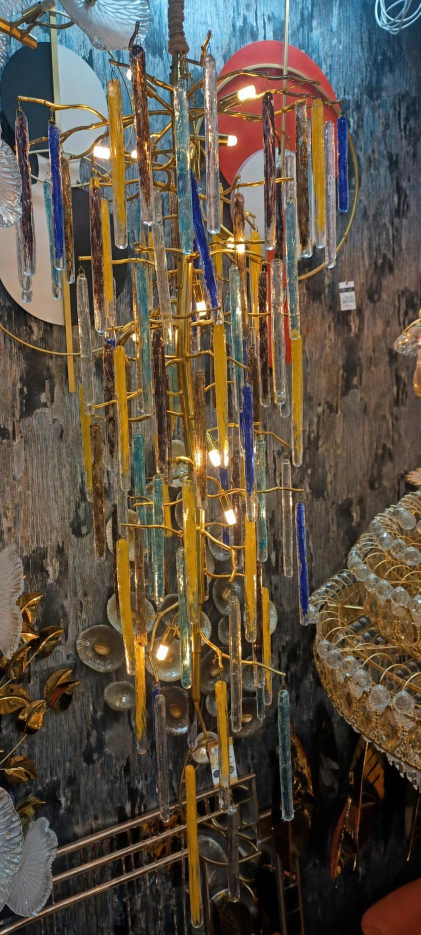
#> input picture Traitement des images/cleaned_images/2241-60x180.jpg, 841 x 1870 px (shown at 1/2 size); its folder holds only this picture in this run
$ python process_product_image.py ../cleaned_images
#> lines starting #> are read from the running program, lines starting #| are printed output that depends on the picture; after the words box and inside, x2 and y2 are one past the last pixel; in counts of white or black regions, pixels touching at a corner belong together
import argparse
import csv
import re
from pathlib import Path

import cv2
import numpy as np
import pytesseract


# ---------------------------------------------------------
# CONFIG TESSERACT WINDOWS
# ---------------------------------------------------------
# Si tu es sur Windows et que Tesseract n'est pas reconnu,
# décommente cette ligne et vérifie le chemin.
#
# pytesseract.pytesseract.tesseract_cmd = r"C:\Program Files\Tesseract-OCR\tesseract.exe"


SUPPORTED_EXTENSIONS = {".jpg", ".jpeg", ".png", ".webp"}


def ensure_dir(path: Path) -> None:
    path.mkdir(parents=True, exist_ok=True)


# [43 lines left out: functions normalize_text, extract_product_info, not called in this run]


def detect_colored_boxes(image: np.ndarray) -> list[tuple[int, int, int, int]]:
    """
    Détecte les boxes colorées très saturées dans l'image.

    Retourne une liste de rectangles :
    x, y, w, h
    """
    hsv = cv2.cvtColor(image, cv2.COLOR_BGR2HSV)

    # Masque des couleurs très saturées :
    # rose, jaune, vert, bleu, orange, etc.
    # On cible les zones très colorées qui ne ressemblent pas au fond naturel.
    lower = np.array([0, 70, 80])
    upper = np.array([179, 255, 255])
    mask = cv2.inRange(hsv, lower, upper)

    # Nettoyage du masque
    kernel = np.ones((7, 7), np.uint8)
    mask = cv2.morphologyEx(mask, cv2.MORPH_CLOSE, kernel, iterations=2)
    mask = cv2.morphologyEx(mask, cv2.MORPH_OPEN, kernel, iterations=1)

    contours, _ = cv2.findContours(mask, cv2.RETR_EXTERNAL, cv2.CHAIN_APPROX_SIMPLE)

    image_h, image_w = image.shape[:2]
    image_area = image_w * image_h

    boxes = []

    for contour in contours:
        x, y, w, h = cv2.boundingRect(contour)
        area = w * h

        # Filtres pour éviter les petits reflets / détails du produit
        if area < image_area * 0.002:
            continue

        if area > image_area * 0.25:
            continue

        # Une box texte est généralement rectangulaire
        ratio = w / max(h, 1)

        if ratio < 0.4 or ratio > 6:
            continue

        # Dimensions minimum
        if w < 40 or h < 25:
            continue

        boxes.append((x, y, w, h))

    boxes = merge_overlapping_boxes(boxes)

    # Tri de haut en bas puis gauche à droite
    boxes.sort(key=lambda b: (b[1], b[0]))

    return boxes


def merge_overlapping_boxes(boxes: list[tuple[int, int, int, int]]) -> list[tuple[int, int, int, int]]:
    """
    Fusionne les boxes qui se touchent ou se chevauchent.
    Utile quand la box ID et la box prix sont détectées séparément.
    """
    if not boxes:
        return []

    rectangles = []

    for x, y, w, h in boxes:
        rectangles.append([x, y, x + w, y + h])

    merged = True

    while merged:
        merged = False
        new_rectangles = []
        used = [False] * len(rectangles)

        for i in range(len(rectangles)):
            if used[i]:
                continue

            x1, y1, x2, y2 = rectangles[i]
            used[i] = True

            for j in range(i + 1, len(rectangles)):
                if used[j]:
                    continue

                a1, b1, a2, b2 = rectangles[j]

                # Marge pour fusionner des rectangles proches
                margin = 20

                overlap = not (
                    x2 + margin < a1
                    or a2 + margin < x1
                    or y2 + margin < b1
                    or b2 + margin < y1
                )

                if overlap:
                    x1 = min(x1, a1)
                    y1 = min(y1, b1)
                    x2 = max(x2, a2)
                    y2 = max(y2, b2)
                    used[j] = True
                    merged = True

            new_rectangles.append([x1, y1, x2, y2])

        rectangles = new_rectangles

    final_boxes = []

    for x1, y1, x2, y2 in rectangles:
        final_boxes.append((x1, y1, x2 - x1, y2 - y1))

    return final_boxes


def crop_with_padding(
    image: np.ndarray,
    box: tuple[int, int, int, int],
    padding: int = 5,
) -> np.ndarray:
    x, y, w, h = box

    image_h, image_w = image.shape[:2]

    x1 = max(0, x - padding)
    y1 = max(0, y - padding)
    x2 = min(image_w, x + w + padding)
    y2 = min(image_h, y + h + padding)

    return image[y1:y2, x1:x2]


def read_text_from_crop(crop: np.ndarray) -> tuple[str, float]:
    """
    OCR sur la zone box.
    Retourne :
    texte détecté, confiance moyenne approximative
    """
    if crop.size == 0:
        return "", 0.0

    # Agrandissement pour améliorer OCR
    scale = 2
    crop = cv2.resize(crop, None, fx=scale, fy=scale, interpolation=cv2.INTER_CUBIC)

    gray = cv2.cvtColor(crop, cv2.COLOR_BGR2GRAY)

    # Amélioration du contraste
    gray = cv2.GaussianBlur(gray, (3, 3), 0)
    gray = cv2.threshold(gray, 0, 255, cv2.THRESH_BINARY + cv2.THRESH_OTSU)[1]

    config = "--psm 6"

    data = pytesseract.image_to_data(
        gray,
        config=config,
        output_type=pytesseract.Output.DICT,
    )

    words = []
    confidences = []

    for text, conf in zip(data.get("text", []), data.get("conf", [])):
        text = text.strip()

        if not text:
            continue

        try:
            conf_float = float(conf)
        except ValueError:
            conf_float = -1

        if conf_float >= 0:
            confidences.append(conf_float)

        words.append(text)

    detected_text = normalize_text(" ".join(words))

    if confidences:
        confidence = sum(confidences) / len(confidences)
    else:
        confidence = 0.0

    return detected_text, confidence


def remove_boxes_from_image(
    image: np.ndarray,
    boxes: list[tuple[int, int, int, int]],
    padding: int = 8,
) -> np.ndarray:
    """
    Supprime les boxes détectées avec inpainting OpenCV.
    """
    mask = np.zeros(image.shape[:2], dtype=np.uint8)

    image_h, image_w = image.shape[:2]

    for x, y, w, h in boxes:
        x1 = max(0, x - padding)
        y1 = max(0, y - padding)
        x2 = min(image_w, x + w + padding)
        y2 = min(image_h, y + h + padding)

        cv2.rectangle(mask, (x1, y1), (x2, y2), 255, thickness=-1)

    cleaned = cv2.inpaint(image, mask, inpaintRadius=5, flags=cv2.INPAINT_TELEA)

    return cleaned


def process_images(input_dir: Path) -> None:
    if not input_dir.exists():
        raise FileNotFoundError(f"Dossier introuvable : {input_dir}")

    if not input_dir.is_dir():
        raise NotADirectoryError(f"Le chemin n'est pas un dossier : {input_dir}")

    # Dossier parent du dossier source
    parent_dir = input_dir.parent

    output_dir = parent_dir / f"{input_dir.name}_processed"
    cleaned_dir = output_dir / "cleaned_images"
    boxes_dir = output_dir / "detected_boxes"

    ensure_dir(output_dir)
    ensure_dir(cleaned_dir)
    ensure_dir(boxes_dir)

    csv_path = output_dir / "products_extracted.csv"

    image_files = [
        path for path in input_dir.iterdir()
        if path.is_file() and path.suffix.lower() in SUPPORTED_EXTENSIONS
    ]

    rows = []

    for index, image_path in enumerate(image_files, start=1):
        print(f"[{index}/{len(image_files)}] Traitement : {image_path.name}")

        image = cv2.imread(str(image_path))

        if image is None:
            print(f"  [WARN] Impossible de lire l'image : {image_path}")
            continue

        boxes = detect_colored_boxes(image)

        cleaned_image = remove_boxes_from_image(image, boxes)

        generic_image_name = f"image_{index:05d}"
        cleaned_filename = f"{generic_image_name}_cleaned{image_path.suffix.lower()}"
        cleaned_path = cleaned_dir / cleaned_filename

        cv2.imwrite(str(cleaned_path), cleaned_image)

        if not boxes:
            rows.append({
                "generic_image_name": generic_image_name,
                "original_filename": image_path.name,
                "original_path": str(image_path),
                "cleaned_filename": cleaned_filename,
                "cleaned_path": str(cleaned_path),
                "box_number": "",
                "box_crop_filename": "",
                "box_crop_path": "",
                "detected_text": "",
                "product_id": "",
                "price": "",
                "currency": "",
                "ocr_confidence": "",
                "box_x": "",
                "box_y": "",
                "box_width": "",
                "box_height": "",
                "needs_review": "true",
                "review_reason": "Aucune box détectée",
            })
            continue

        for box_number, box in enumerate(boxes, start=1):
            x, y, w, h = box

            crop = crop_with_padding(image, box, padding=5)

            box_crop_filename = f"{generic_image_name}_box_{box_number:02d}.jpg"
            box_crop_path = boxes_dir / box_crop_filename
            cv2.imwrite(str(box_crop_path), crop)

            detected_text, confidence = read_text_from_crop(crop)
            product_id, price = extract_product_info(detected_text)

            needs_review = False
            review_reasons = []

            if not product_id:
                needs_review = True
                review_reasons.append("ID non détecté")

            if not price:
                needs_review = True
                review_reasons.append("Prix non détecté")

            if confidence < 60:
                needs_review = True
                review_reasons.append("Confiance OCR faible")

            rows.append({
                "generic_image_name": generic_image_name,
                "original_filename": image_path.name,
                "original_path": str(image_path),
                "cleaned_filename": cleaned_filename,
                "cleaned_path": str(cleaned_path),
                "box_number": box_number,
                "box_crop_filename": box_crop_filename,
                "box_crop_path": str(box_crop_path),
                "detected_text": detected_text,
                "product_id": product_id,
                "price": price,
                "currency": "MAD" if price else "",
                "ocr_confidence": round(confidence, 2),
                "box_x": x,
                "box_y": y,
                "box_width": w,
                "box_height": h,
                "needs_review": str(needs_review).lower(),
                "review_reason": " | ".join(review_reasons),
            })

    fieldnames = [
        "generic_image_name",
        "original_filename",
        "original_path",
        "cleaned_filename",
        "cleaned_path",
        "box_number",
        "box_crop_filename",
        "box_crop_path",
        "detected_text",
        "product_id",
        "price",
        "currency",
        "ocr_confidence",
        "box_x",
        "box_y",
        "box_width",
        "box_height",
        "needs_review",
        "review_reason",
    ]

    with open(csv_path, "w", newline="", encoding="utf-8-sig") as csv_file:
        writer = csv.DictWriter(csv_file, fieldnames=fieldnames)
        writer.writeheader()
        writer.writerows(rows)

    print("")
    print("Traitement terminé.")
    print(f"Dossier résultat : {output_dir}")
    print(f"Images nettoyées : {cleaned_dir}")
    print(f"Boxes extraites : {boxes_dir}")
    print(f"CSV : {csv_path}")


def main():
    parser = argparse.ArgumentParser(
        description="Détection des boxes produit/prix, OCR et nettoyage des images."
    )

    parser.add_argument(
        "input_dir",
        type=str,
        help="Chemin du dossier contenant les photos à traiter.",
    )

    args = parser.parse_args()

    input_dir = Path(args.input_dir).resolve()

    process_images(input_dir)
#> in process_images, image is the input picture: shape (1870, 841, 3); mean B, G, R 68.2, 82.2, 93
#> in detect_colored_boxes, `mask = cv2.inRange(hsv, lower, upper)`:
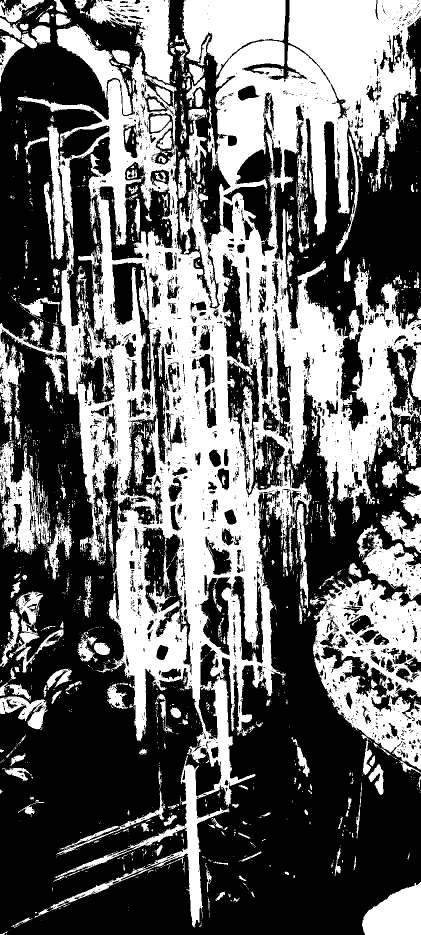
#> mask: shape (1870, 841) (shown at 1/2 size); 41.2% white; 2549 white regions (2178 under 20 px), largest, box (x1, y1, x2, y2) and area: (0, 0, 841, 1855) 450368, (626, 1153, 841, 1539) 42137, (364, 0, 571, 152) 19696
#> in detect_colored_boxes, `mask = cv2.morphologyEx(mask, cv2.MORPH_CLOSE, kernel, iterations=2)`:
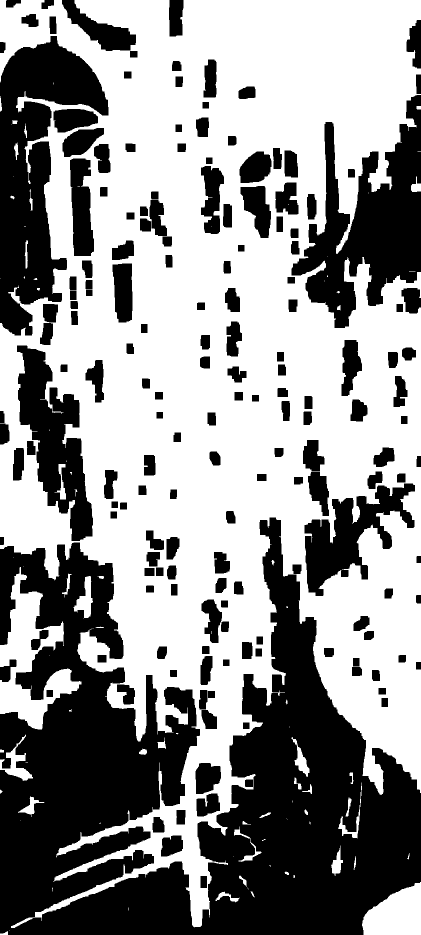
#> mask: shape (1870, 841) (shown at 1/2 size); 57.5% white; 172 black regions, largest, box (x1, y1, x2, y2) and area: (0, 1035, 841, 1870) 374077, (0, 72, 217, 671) 62189, (583, 190, 841, 656) 55011
#> in detect_colored_boxes, `mask = cv2.morphologyEx(mask, cv2.MORPH_OPEN, kernel, iterations=1)`:
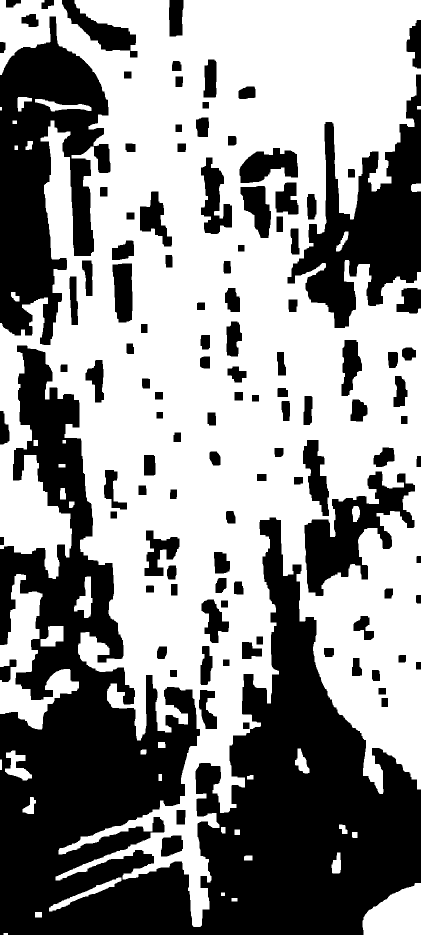
#> mask: shape (1870, 841) (shown at 1/2 size); 56.8% white; 115 black regions
#> in detect_colored_boxes, `contours, _ = cv2.findContours(mask, cv2.RETR_EXTERNAL, cv2.CHAIN_APPR..`: contours = 39 contours, 1 with area under 20; largest, box (x1, y1, x2, y2) and area: (0, 0, 841, 1854) 954436, (0, 1148, 158, 1459) 17274, (725, 1766, 841, 1870) 8644, (98, 1755, 243, 1823) 1516, (148, 1153, 185, 1236) 1422
#> the loop in detect_colored_boxes, `for contour in contours:` made 39 passes
#> (x, y, w, h, area) on passes 7, 8, 9, 11, 12, 13, 14, 18: (488, 1711, 17, 10, 170), (663, 1705, 19, 42, 798), (704, 1664, 11, 12, 132), (442, 1654, 9, 13, 117), (678, 1649, 17, 19, 323), (45, 1594, 27, 34, 918), (494, 1550, 13, 9, 117), (281, 1499, 12, 10, 120)
#> after the loop in detect_colored_boxes, `for contour in contours:`: boxes = [(725, 1766, 116, 104), (98, 1755, 145, 68), (10, 1501, 54, 60), (0, 1148, 158, 311)]
#> the loop in merge_overlapping_boxes, `for x, y, w, h in boxes:` made 4 passes
#> after the loop in merge_overlapping_boxes, `for x, y, w, h in boxes:`: rectangles = [[725, 1766, 841, 1870], [98, 1755, 243, 1823], [10, 1501, 64, 1561], [0, 1148, 158, 1459]]
#> the loop in merge_overlapping_boxes, `while merged:` made 1 pass
#> in process_images, `boxes = detect_colored_boxes(image)`: boxes = [(0, 1148, 158, 311), (10, 1501, 54, 60), (98, 1755, 145, 68), (725, 1766, 116, 104)]
#> the loop in remove_boxes_from_image, `for x, y, w, h in boxes:` made 4 passes
#> (x, y, w, h, x1, y1, x2, y2) on passes 1 to 4: (0, 1148, 158, 311, 0, 1140, 166, 1467), (10, 1501, 54, 60, 2, 1493, 72, 1569), (98, 1755, 145, 68, 90, 1747, 251, 1831), (725, 1766, 116, 104, 717, 1758, 841, 1870)
#> after the loop in remove_boxes_from_image, `for x, y, w, h in boxes:`:
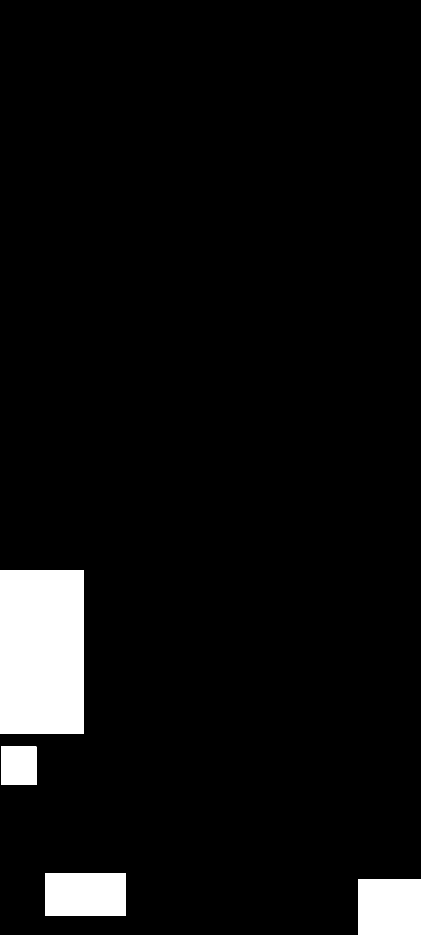
#> mask: shape (1870, 841) (shown at 1/2 size); 5.6% white; 4 white regions, box (x1, y1, x2, y2) and area: (0, 1140, 167, 1468) 54776, (717, 1758, 841, 1870) 13888, (90, 1747, 252, 1832) 13770, (2, 1493, 73, 1570) 5467
#> in remove_boxes_from_image, `cleaned = cv2.inpaint(image, mask, inpaintRadius=5, flags=cv2.INPAINT_..`:
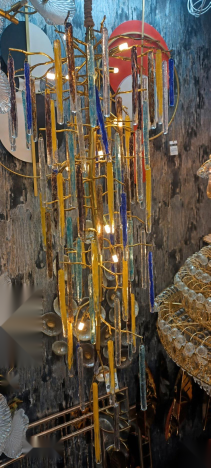
#> cleaned: shape (1870, 841, 3) (shown at 1/4 size); mean B, G, R 68.9, 82.6, 92.7
#> the loop in process_images, `for box_number, box in enumerate(boxes, start=1):` made 1 pass
#> (box_number, image_h in crop_with_padding, image_w in crop_with_padding, x1 in crop_with_padding) on pass 1: (1, 1870, 841, 0)
#> pass 1, in process_images, `crop = crop_with_padding(image, box, padding=5)`:
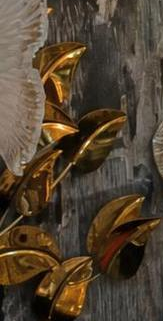
#> crop: shape (321, 163, 3); mean B, G, R 49.3, 66.9, 81.8
#> pass 1, in read_text_from_crop, `gray = cv2.cvtColor(crop, cv2.COLOR_BGR2GRAY)`:
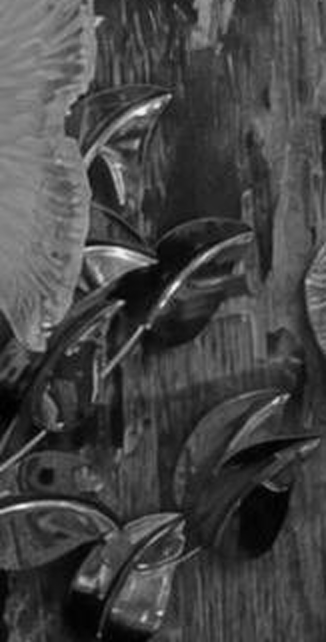
#> gray: shape (642, 326); min 0, max 246, mean 69.4
#> after the loop in process_images, `for box_number, box in enumerate(boxes, start=1):`: rows = []
#> (the call stopped at in read_text_from_crop, `data = pytesseract.image_to_data( gray, config=config, output_type=pyt..`: pytesseract is not available in this run)


if __name__ == "__main__":
    main()
